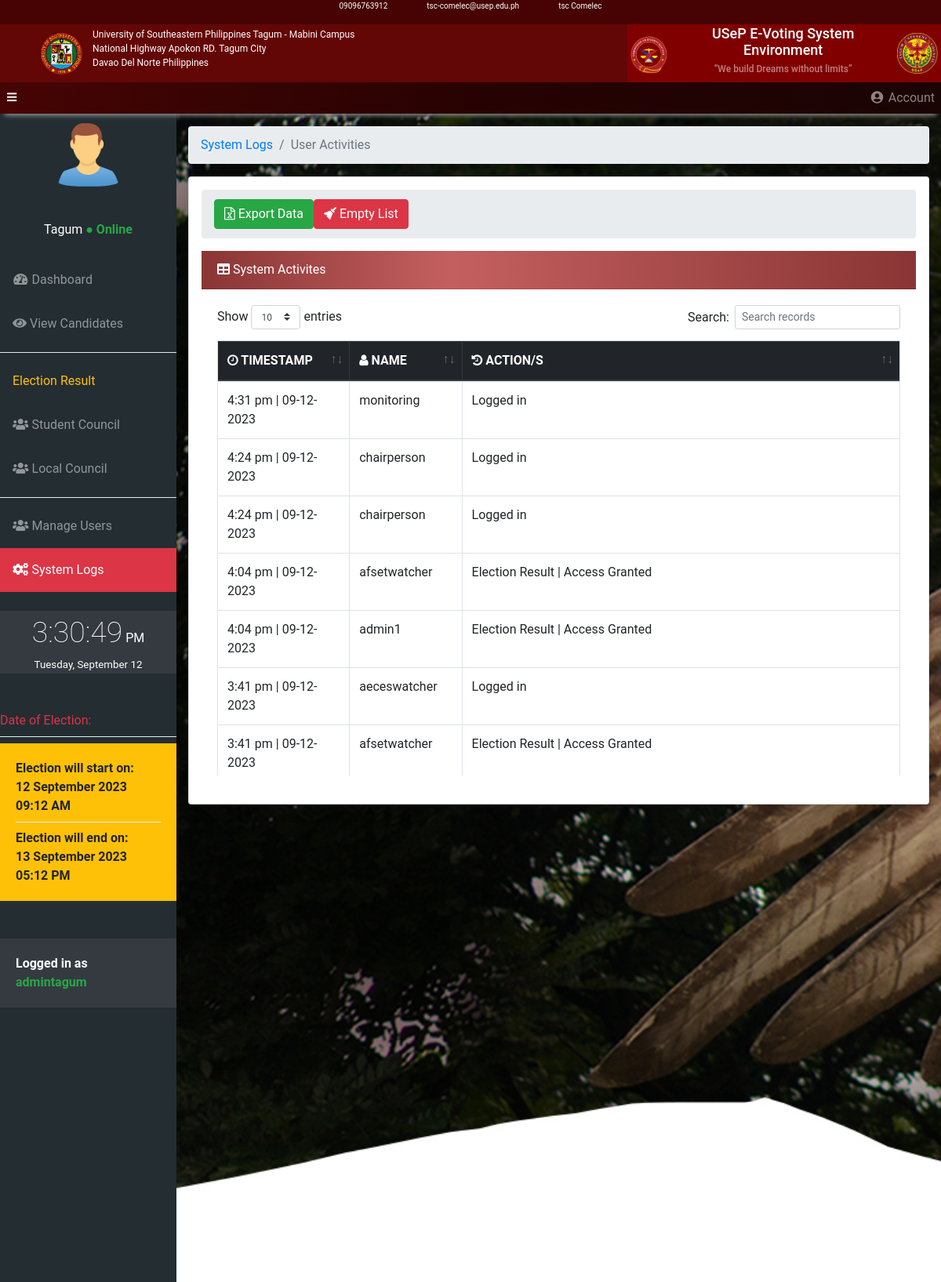
Page /central-admin/central_admin_system_logs.php (signed in) on the committed database.
### tables this page shows
CREATE TABLE IF NOT EXISTS `tbelectiondate` (
  `id` int UNSIGNED NOT NULL AUTO_INCREMENT,
  `start_date` varchar(50) NOT NULL,
  `end_date` varchar(50) NOT NULL,
  `start_time` varchar(50) NOT NULL,
  `end_time` varchar(50) NOT NULL,
  PRIMARY KEY (`id`)
);

CREATE TABLE IF NOT EXISTS `tb_admin_action_logs` (
  `admin_log_id` int UNSIGNED NOT NULL AUTO_INCREMENT,
  `admin_id` int NOT NULL,
  `action` varchar(150) NOT NULL,
  `log_action_date` datetime NOT NULL,
  PRIMARY KEY (`admin_log_id`),
  KEY `admin_log_FK` (`admin_id`)
);

### src/includes/central_admin_system_logs_add.php (called while the page is built, shortened)
<?php
  $conn = new mysqli(DB_HOST,DB_USER,DB_PASS,DB_NAME);
  $query  = "SELECT * FROM tbelectiondate";
  $dates = array();
  $result = mysqli_query($conn,$query);
  while ($row = mysqli_fetch_assoc($result)) {
    $dates[] = $row;
  }
?>
<?php
  $conn = new mysqli(DB_HOST,DB_USER,DB_PASS,DB_NAME);
  $query  = "SELECT *,tbadmin.username FROM tb_admin_action_logs
INNER JOIN tbadmin on tb_admin_action_logs.admin_id
WHERE tb_admin_action_logs.admin_id = tbadmin.admin_id
ORDER BY log_action_date DESC";
  $logs = array();
  $result = mysqli_query($conn,$query);
  while ($row = mysqli_fetch_assoc($result)) {
    $logs[] = $row;
  }
?>

### src/central-admin/central_admin_system_logs.php (the view, shortened to what this page needs)
<?php
include '../includes/central_admin_system_logs_add.php';
?>
<!DOCTYPE html>
<html lang="en">
  <head>
    <link href="../vendor/bootstrap/css/bootstrap.min.css" rel="stylesheet">
    <link href="../vendor/fontawesome-free/css/all.min.css" rel="stylesheet" type="text/css">
    <link href="../vendor/datatables/dataTables.bootstrap4.css" rel="stylesheet">
    <link href="../css/sb-admin.css" rel="stylesheet">
    <link href="https://cdnjs.cloudflare.com/ajax/libs/font-awesome/4.3.0/css/font-awesome.css" rel="stylesheet"  type='text/css'>
    <link rel="stylesheet" href="../css/toastr.css">
    <link rel="stylesheet" href="../css/time.css">
      <link rel="stylesheet" href="../headerStyle.css">
  </head>
  <body id="page-top" onload = "fetchTime()">
  <div class="header container-fluid d-flex justify-content-center">
      <div class="d-flex text-white">
          <p>09096763912</p>
          <p class="center-Text">tsc-comelec@usep.edu.ph</p>
          <p>tsc Comelec</p>
      </div>
  </div>
  <div class="main-header container-fluid">
      <div class="row header-main">
          <div class="col-md-8 px-5  text-white d-flex align-content-center align-items-center ">
              <img class="img_logo img-fluid d-none d-md-block" id="logo" src="../img/usep_logo.png" alt="">
              <p class="pt-1 d-none d-md-block">University of Southeastern Philippines Tagum - Mabini Campus <br> National Highway Apokon RD. Tagum City <br>Davao Del Norte Philippines</p>
          </div>
          <div class="col-md-4 p-0 text-white d-flex justify-content-center align-items-center text-center" style="background-color: maroon;">
              <img id="logo" class="img_logo p-1 img-fluid" src="../img/comelec_logo.png" alt="">
              <p class="h1" style="font-size: 18px;margin-right: 10px;">USeP E-Voting System Environment  <br><q class="h6 text-white-50" style="font-size: 12px;">We build Dreams without limits</q></p>
              <img class="img_logo p-1" src="../img/tsc_logo.png" alt="">
          </div>
      </div>
  </div>
  <nav class="navbar navbar-expand navbar-dark static-top p-0" style="background: rgb(138,53,53);
  background: linear-gradient(90deg, rgb(70,4,4) 0%, rgb(40,2,2) 50%, rgb(26,4,4) 100%);
  -webkit-box-shadow: 0 8px 6px -6px #999;
  -moz-box-shadow: 0 8px 6px -6px #999;
  box-shadow: 0 8px 6px -6px #999;">
      <button class="btn btn-link btn-sm text-white order-1 order-sm-0" id="sidebarToggle" href="#">
          <i class="fas fa-bars"></i>
      </button>
      <ul class="navbar-nav ml-auto ml-md-12">
        <li class="nav-item dropdown no-arrow">
          <a class="nav-link dropdown-toggle" href="#" id="userDropdown" role="button" data-toggle="dropdown" aria-haspopup="true" aria-expanded="false">
            <i class="fas fa-user-circle fa-fw"></i> Account
          </a>
        </li>
      </ul>
    </nav>
    <div id="wrapper" style=" background:url('../img/usep_bkg.jpg'); background-repeat: no-repeat; background-size: cover">
      <ul class="sidebar navbar-nav">
      <li class="text-center">
            <img width="50%" src="../img/admin.png" alt=""><br><br>
            <span class="text-white "><?php if(isset($_SESSION['loggedName'])) echo ($_SESSION['loggedName']) ?></span> <span class="text-success font-weight-bold">● Online</span>
          </li><br>
        <li class="nav-item">
          <a class="nav-link" href="../central-admin/central_home.php">
            <i class="fas fa-fw fa-tachometer-alt"></i>
            <span>Dashboard</span>
          </a>
        </li>
        <li class="nav-item">
          <a class="nav-link" href="../central-admin/central_view_candidates.php">
            <i class="fas fa-eye"></i>
            <span>View Candidates</span></a>
        </li>
        <div class="dropdown-divider"></div>
        <li class="nav-item">
          <a class="nav-link" href="#">
            <span class="text-warning">Election Result</span></a>
          <li class="nav-item">
          <a class="nav-link" href="../central-admin/student_council_result.php">
            <i class="fas fa-fw fa-users"></i>
            <span>Student Council</span></a>
          </li>
          <li class="nav-item">
          <a class="nav-link" href="../central-admin/local_council_result.php">
            <i class="fas fa-fw fa-users"></i>
            <span>Local Council</span></a>
          </li>
            <div class="dropdown-divider"></div>
        <li class="nav-item">
          <a class="nav-link" href="../central-admin/manage_users.php">
            <i class="fas fa-fw fa-users"></i>
            <span>Manage Users</span></a>
        </li>
        <li class="nav-item active bg-danger">
          <a class="nav-link" href="../central-admin/central_admin_system_logs.php">
            <i class="fas fa-fw fa-cogs"></i>
            <span>System Logs</span></a>
        </li>
        <br>
        <div class="nav-item">
          <div class="time bg-dark">
          <span class="hms"></span>
          <span class="ampm"></span>
          <br>
          <span class="date"></span>
      </div>
        </div>
        <br><br>
        <li class="nav-item">
        <?php foreach($dates as $date) :  ?>
        <span class="text-danger font-weigh-bold">Date of Election: </span>
        <div class="dropdown-divider"></div>
          <div class="card-body bg-warning font-weight-bold">
            <span>Election will start on: <br> <?= $date['start_date']." ".$date['start_time'] ?> </span>
            <div class="dropdown-divider"></div>
            <span>Election will end on: <br> <?= $date['end_date']." ".$date['end_time']  ?></span>
          </div>
          <?php endforeach ?>
        </li>
        <br><br>
        <li>
          <footer>
          <div class="card-body bg-dark text-white font-weight-bold">Logged in as <br><span class="text-success"><?php if(isset($_SESSION['username'])) echo strtolower($_SESSION['username']) ?></span></div>
          </footer>
        </li>
      </ul>
      <div id="content-wrapper">
        <div class="container-fluid">
          <ol class="breadcrumb">
            <li class="breadcrumb-item">
              <a href="#">System Logs</a>
            </li>
            <li class="breadcrumb-item active">User Activities</li>
          </ol>
          <div class="card shadow p-3 bg-white rounded">
            <div class="breadcrumb"><form method="post"><button class="btn btn-success float-left" name="export"><i class="fa fa-file-excel-o" aria-hidden="true"></i>
            Export Data</button> </form>
            <button class="btn btn-danger float-left" data-toggle="modal" data-target="#clearModal"><i class="fas fa-broom aria-hidden="true"></i>
            Empty List</button>
            </div>
            <div class="card-header text-white" id="priv"><i class="fas fa-table"></i> System Activites</div>
            <div class="card-body">
            <div style="height: 600px; width: 100%;overflow-y: auto;">
            <table id="logs" class="table table-bordered">
            <thead class="thead-dark">
            <tr>
            <th><i class="fa fa-clock-o" aria-hidden="true"></i> TIMESTAMP</th>
            <th><i class="fa fa-user" aria-hidden="true"></i> NAME</th>
            <th><i class="fa fa-history" aria-hidden="true"></i> ACTION/S</th>
            </tr>
        </thead>
        <tbody>
        <?php foreach($logs as $log) :  ?>
            <tr>
            <td>
                <?= date('g:i a | m-d-Y', strtotime($log['log_action_date'])); ?>
            </td>
                <td><?= $log['username'] ?></td>
                <td><?= $log['action']; ?></td>
                </tr>
                <?php endforeach; ?>
            </tbody>
            </table>
            </div>
            </div>
          </div>
      </div>
    </div>
    <link href="https://unpkg.com/gijgo@1.9.13/css/gijgo.min.css" rel="stylesheet" type="text/css" />
</body>
</html>

### src/css/sb-admin.css (style rules this page uses)
html { position: relative; min-height: 100%; }
body { height: 100%; font-family: 'Roboto', sans-serif; }
#wrapper { display: -webkit-box; display: -ms-flexbox; display: flex; }
#wrapper #content-wrapper { overflow-x: hidden; width: 100%; padding-top: 1rem; padding-bottom: 80px; }
.navbar-nav .nav-item.active .nav-link { color: #fff; }
.navbar-nav .nav-item.dropdown .dropdown-toggle::after { width: 1rem; text-align: center; float: right; vertical-align: 0; border: 0; font-weight: 900; content: '\f105'; font-family: 'Font Awesome 5 Free', serif; }
.navbar-nav .nav-item.dropdown.no-arrow .dropdown-toggle::after { display: none; }
.navbar { background: rgb(138,53,53); background: linear-gradient(90deg, rgba(138,53,53,1) 0%, rgba(138,53,53,1) 35%, rgba(209,104,104,1) 100%); -webkit-box-shadow: 0 8px 6px -6px #999; -moz-box-shadow: 0 8px 6px -6px #999; box-shadow: 0 8px 6px -6px #999; padding: 10px; }
.sidebar { width: 90px !important; background: #232D32; min-height: calc(100vh - 56px); }
.sidebar .nav-item .nav-link { text-align: center; padding: 0.75rem 1rem; width: 90px; }
.sidebar .nav-item .nav-link span { font-size: 0.65rem; display: block; }
.sidebar .nav-item .nav-link { color: rgba(255, 255, 255, 0.5); }
@media (min-width: 768px) { .sidebar { width: 225px !important; } }
@media (min-width: 768px) { .sidebar .nav-item .nav-link { display: block; width: 100%; text-align: left; padding: 1rem; width: 225px; } }
@media (min-width: 768px) { .sidebar .nav-item .nav-link span { font-size: 1rem; display: inline; } }
:root { --input-padding-x: 0.75rem; --input-padding-y: 0.75rem; }

### src/css/time.css (style rules this page uses)
.time { color: #fff; text-align: center; }
.hms { font-size: 28pt; font-weight: 200; }
.ampm { font-size: 12pt; }
.date { font-size: 10pt; }

### src/headerStyle.css (style rules this page uses)
* { margin: 0; padding: 0; }
body { position: relative; }
.header { width: 100%; height: 2vh; background-color: rgb(71, 3, 3); position: relative; }
.header .center-Text { font-size: 10px; margin-right: 50px; margin-left: 50px; }
.header p { font-size: 10px; }
.main-header { width: 100%; position: relative; -webkit-box-shadow: 0 8px 6px -6px #999; -moz-box-shadow: 0 8px 6px -6px #999; box-shadow: 0 8px 6px -6px #999; }
.img_logo { width: 60px; height:60px; }
.main-header p { font-size: 12px; margin-left: 10px; }
.header-main { background-color: rgb(99, 6, 6); position: relative; }

### src/central-admin/central_admin_system_logs.php (style rules this page uses)
#priv { background: rgb(138,53,53); background: linear-gradient(90deg, rgba(138,53,53,1) 0%, rgba(196,95,95,1) 35%, rgba(138,53,53,1) 100%); }

### rows in the picture
tbelectiondate: start_date "12 September 2023", start_time "09:12 AM", end_date "13 September 2023", end_time "05:12 PM"
tb_admin_action_logs: log_action_date "4:31 pm | 09-12-2023", admin.username "monitoring", action "Logged in"
tb_admin_action_logs: log_action_date "4:24 pm | 09-12-2023", admin.username "chairperson", action "Logged in"
tb_admin_action_logs: log_action_date "4:24 pm | 09-12-2023", admin.username "chairperson", action "Logged in"
tb_admin_action_logs: log_action_date "4:04 pm | 09-12-2023", admin.username "afsetwatcher", action "Election Result | Access Granted"
tb_admin_action_logs: log_action_date "4:04 pm | 09-12-2023", admin.username "admin1", action "Election Result | Access Granted"
tb_admin_action_logs: log_action_date "3:41 pm | 09-12-2023", admin.username "aeceswatcher", action "Logged in"
tb_admin_action_logs: log_action_date "3:41 pm | 09-12-2023", admin.username "afsetwatcher", action "Election Result | Access Granted"

### other values in the picture
$_SESSION['loggedName'] "Tagum"
$_SESSION['username'] "admintagum"
